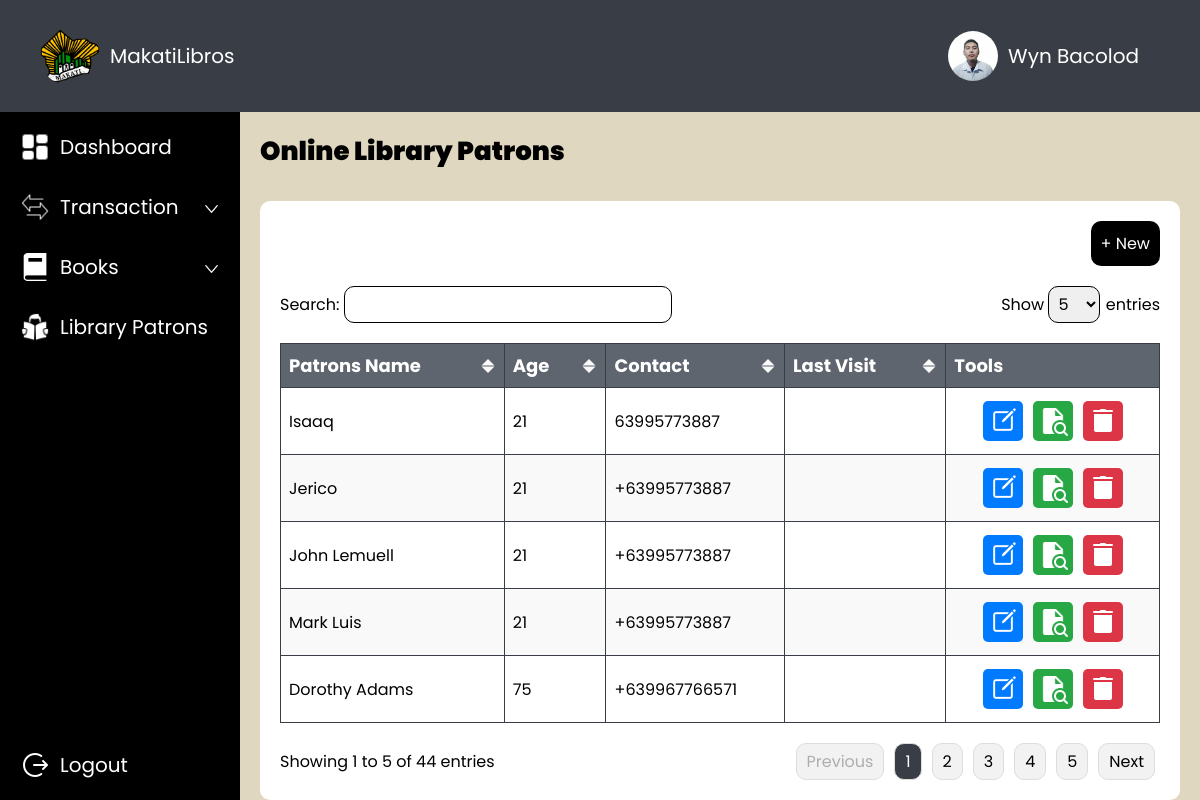
The app's page /admin/patrons.php with its own data.
### tables this page shows
CREATE TABLE `patrons` (
  `patrons_id` int(11) NOT NULL,
  `firstname` varchar(255) DEFAULT NULL,
  `middlename` varchar(255) DEFAULT NULL,
  `lastname` varchar(255) DEFAULT NULL,
  `suffix` varchar(255) DEFAULT NULL,
  `birthdate` varchar(255) DEFAULT NULL,
  `age` int(11) DEFAULT NULL,
  `gender` varchar(255) DEFAULT NULL,
  `contact` varchar(255) DEFAULT NULL,
  `address` varchar(255) DEFAULT NULL,
  `interest` text DEFAULT NULL,
  `email` varchar(255) DEFAULT NULL,
  `password` varchar(255) DEFAULT NULL
);

### admin/functions/fetch_patrons.php (called while the page is built, shortened)
<?php
function getPatrons($pdo)
{
    $query = "SELECT patrons_id, firstname, middlename, lastname, suffix, birthdate, age, gender, contact, address, interest, email, password
              FROM patrons
              ORDER BY lastname, firstname";
    $stmt = $pdo->prepare($query);
    $stmt->execute();
    $patrons = [];
    while ($row = $stmt->fetch(PDO::FETCH_ASSOC)) {
        $patrons[] = [
            'patrons_id' => $row['patrons_id'],
            'firstname' => $row['firstname'],
            'middlename' => $row['middlename'],
            'lastname' => $row['lastname'],
            'suffix' => $row['suffix'],
            'birthdate' => $row['birthdate'],
            'age' => $row['age'],
            'gender' => $row['gender'],
            'contact' => $row['contact'],
            'address' => $row['address'],
            'interest' => $row['interest'],
            'email' => $row['email'],
            'password' => $row['password']
        ];
    }
    return $patrons;
}
?>

### admin/patrons.php (the view, shortened to what this page needs)
<!DOCTYPE html>
<html lang="en">
<head>
    <link rel="stylesheet" href="style.css">
</head>
<?php
include '../connection.php';
include 'functions/fetch_patrons.php';
$patronsOnline = getPatrons($pdo);
?>
<body>
    <div class="wrapper">
        <div class="container-top">
            <div class="row row-between">
                <div class="row-auto">
                    <div class="container-round logo">
                        <img src="../images/makati-logo.png" class="image">
                    </div>
                    MakatiLibros
                </div>
                <div class="row-auto container-profile" onclick="openEditModal()">
                    <div class="container-round profile">
                        <img src="../images/sample-profile.jpg" class="image">
                    </div>
                    Wyn Bacolod
                </div>
            </div>
        </div>
        <div class="container-content">
            <div class="sidebar">
                <?php include 'sidebar.php'; ?>
            </div>
            <div class="body">
                <div class="row">
                    <div class="title-26px">
                        Online Library Patrons
                    </div>
                </div>
                <div class="container-white">
                    <div class="row row-right">
                        <button class="button-borrow" onclick="openAddModal()">
                            &#43; New
                        </button>
                    </div>
                    <div class="row row-between">
                        <div>
                            <label for="search">Search: </label>
                            <input class="table-search" type="text" id="search" onkeyup="searchTable()">
                        </div>
                        <div>
                            <label for="entries">Show </label>
                            <select class="table-select" id="entries" onchange="changeEntries()">
                                <option value="5">5</option>
                            </select>
                            <label for="entries"> entries</label>
                        </div>
                    </div>
                    <div class="row">
                        <table id="table">
                            <thead>
                                <tr>
                                    <th onclick="sortTable(0)">
                                        <div class="row row-between">
                                            <div class="column-title">Patrons Name</div>
                                            <img id="sort-icon-0" src="../images/sort.png" class="sort">
                                        </div>
                                    </th>
                                    <th onclick="sortTable(1)">
                                        <div class="row row-between">
                                            <div class="column-title">Age</div>
                                            <img id="sort-icon-1" src="../images/sort.png" class="sort">
                                        </div>
                                    </th>
                                    <th onclick="sortTable(2)">
                                        <div class="row row-between">
                                            <div class="column-title">Contact</div>
                                            <img id="sort-icon-2" src="../images/sort.png" class="sort">
                                        </div>
                                    </th>
                                    <th onclick="sortTable(3)">
                                        <div class="row row-between">
                                            <div class="column-title">Last Visit</div>
                                            <img id="sort-icon-2" src="../images/sort.png" class="sort">
                                        </div>
                                    </th>
                                    <th>
                                        <div class="column-title">Tools</div>
                                    </th>
                                </tr>
                            </thead>
                            <tbody>
                                <?php foreach ($patronsOnline as $patrons) { ?>
                                    <tr>
                                        <td><?php echo htmlspecialchars($patrons['firstname'] . ' ' . $patrons['lastname'] . ' ' . $patrons['suffix']); ?></td>
                                        <td><?php echo htmlspecialchars($patrons['age']); ?></td>
                                        <td><?php echo htmlspecialchars($patrons['contact']); ?></td>
                                        <td><?php ?></td>
                                        <td>
                                            <div class="td-center">
                                                <div class="button-edit"
                                                    onclick="openEditModal(
                                                                <?php echo $patrons['patrons_id']; ?>,
                                                                '<?php echo addslashes($patrons['firstname']); ?>',
                                                                '<?php echo addslashes($patrons['middlename']); ?>',
                                                                '<?php echo addslashes($patrons['lastname']); ?>',
                                                                '<?php echo addslashes($patrons['suffix']); ?>',
                                                                '<?php echo addslashes($patrons['birthdate']); ?>',
                                                                <?php echo $patrons['age']; ?>,
                                                                '<?php echo addslashes($patrons['gender']); ?>',
                                                                '<?php echo addslashes($patrons['contact']); ?>',
                                                                '<?php echo addslashes($patrons['address']); ?>',
                                                                '<?php echo addslashes($patrons['interest']); ?>',
                                                                '<?php echo addslashes($patrons['email']); ?>',
                                                                '<?php echo addslashes($patrons['password']); ?>'
                                                            )">
                                                    <img src="../images/edit-white.png" class="image">
                                                </div>
                                                <div class="button-view"
                                                    onclick="openViewModal(
                                                                <?php echo $patrons['patrons_id']; ?>,
                                                                '<?php echo addslashes($patrons['firstname']); ?>',
                                                                '<?php echo addslashes($patrons['middlename']); ?>',
                                                                '<?php echo addslashes($patrons['lastname']); ?>',
                                                                '<?php echo addslashes($patrons['suffix']); ?>',
                                                                '<?php echo addslashes($patrons['birthdate']); ?>',
                                                                <?php echo $patrons['age']; ?>,
                                                                '<?php echo addslashes($patrons['gender']); ?>',
                                                                '<?php echo addslashes($patrons['contact']); ?>',
                                                                '<?php echo addslashes($patrons['address']); ?>',
                                                                '<?php echo addslashes($patrons['interest']); ?>',
                                                                '<?php echo addslashes($patrons['email']); ?>',
                                                                '<?php echo addslashes($patrons['password']); ?>'
                                                            )">
                                                    <img src="../images/view-white.png" class="image">
                                                </div>
                                                <div class="button-delete" onclick="openDeleteModal()">
                                                    <img src="../images/delete-white.png" class="image">
                                                </div>
                                            </div>
                                        </td>
                                    </tr>
                                <?php } ?>
                            </tbody>
                        </table>
                    </div>
                    <div class="row row-between">
                        <div class="entry-info" id="entry-info"></div>
                        <div class="pagination" id="pagination"></div>
                    </div>
                </div>
            </div>
        </div>
    </div>
</body>
</html>

### admin/style.css (style rules this page uses)
* { margin: 0; padding: 0; font-family: 'Poppins', sans-serif; box-sizing: border-box; font-size: 20px; }
.wrapper { display: flex; flex-direction: column; height: 100vh; width: 100%; }
.container-top { display: flex; flex-direction: row; width: 100%; padding: 20px 40px; align-items: center; color: white; background-color: #393E46; }
.container-round { border-radius: 100%; overflow: hidden; }
.logo { width: 60px; height: 60px; }
.profile { width: 50px; height: 50px; }
.container-profile { border: 1px solid transparent; padding: 10px 20px; }
.container-content { display: flex; flex-direction: row; width: 100%; height: 100%; overflow: hidden; }
.row { display: flex; flex-direction: row; gap: 10px; width: 100%; }
.row-auto { display: flex; flex-direction: row; width: auto; height: auto; gap: 10px; align-items: center; }
.row-between { align-items: center; justify-content: space-between; }
.row-right { justify-content: right; }
.sidebar { display: flex; flex-direction: column; padding: 10px; gap: 10px; width: 20%; background-color: black; }
.image { width: 100%; height: 100%; }
.body { display: flex; flex-direction: column; padding: 20px; gap: 10px; width: 80%; background-color: #dfd7bf; overflow-y: scroll; }
.title-26px { font-size: 26px; font-weight: 900; }
.container-white { width: auto; display: flex; flex-direction: column; background-color: white; padding: 20px; border-radius: 10px; margin-top: 20px; gap: 20px; }
table { width: 100%; border-collapse: collapse; }
td { border: 1px solid #393E46; padding: 8px; text-align: left; font-size: 16px; }
.td-center { display: flex; justify-content: center; text-align: center; }
th { background-color: #5F656F; color: white; border: 1px solid #393E46; padding: 8px; text-align: left; }
tbody tr:nth-child(even) { background-color: #f9f9f9; }
.column-title { font-size: 18px; }
.entry-info { font-size: 16px; }
.sort { width: 16px; height: 16px; }
.table-search, .table-select { border-radius: 10px; padding: 5px; font-size: 16px; border: 1px solid; }
.table-select option { padding: 5px; font-size: 16px; }
button { padding: 10px; border-radius: 10px; font-size: 16px; border: none; }
.button-borrow { background-color: black; color: white; transition: transform 0.2s; }
.button-edit { width: 40px; height: 40px; background-color: #007bff; padding: 5px; margin: 5px; border-radius: 5px; transition: transform 0.2s; }
.button-delete { width: 40px; height: 40px; background-color: #dc3545; padding: 5px; margin: 5px; border-radius: 5px; transition: transform 0.2s; }
.button-view { width: 40px; height: 40px; background-color: #28a745; padding: 5px; margin: 5px; border-radius: 5px; transition: transform 0.2s; }
label { font-size: 16px; }

### records on screen
patrons: firstname+lastname+suffix "Isaaq", age "21", contact "63995773887"
patrons: firstname+lastname+suffix "Jerico", age "21", contact "+63995773887"
patrons: firstname+lastname+suffix "John Lemuell", age "21", contact "+63995773887"
patrons: firstname+lastname+suffix "Mark Luis", age "21", contact "+63995773887"
patrons: firstname+lastname+suffix "Dorothy Adams", age "75", contact "+639967766571"
